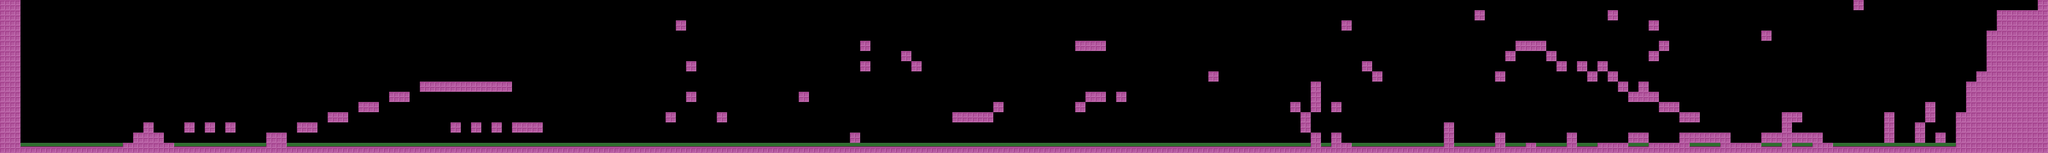

Below is a game level as drawn by its tile map, then a one-line description and the .tmx that defines it (tile-layer data replaced by summaries):
An orthogonal 200x15 tile map with 32x32 px tiles, 1 tile layer (Layer 0).

<map version="1.0" orientation="orthogonal" width="200" height="15" tilewidth="32" tileheight="32"><tileset firstgid="1" name="Tileset" tilewidth="32" tileheight="32"><image source="Tileset.png" /><tile id="5"><properties /></tile></tileset><layer name="Layer 0" width="200" height="15"><data>[3000 cells, 444 non-empty, 2 distinct tile ids]</data></layer></map>